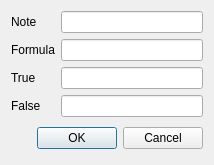
<?xml version="1.0" encoding="UTF-8"?>
<ui version="4.0">
 <class>Dialog_ProcessSetting_Compare</class>
 <widget class="QDialog" name="Dialog_ProcessSetting_Compare">
  <property name="geometry">
   <rect>
    <x>0</x>
    <y>0</y>
    <width>214</width>
    <height>155</height>
   </rect>
  </property>
  <property name="windowTitle">
   <string>Compare Process Setting</string>
  </property>
  <layout class="QFormLayout" name="formLayout">
   <item row="0" column="0">
    <widget class="QLabel" name="label_Compare_Note">
     <property name="text">
      <string>Note</string>
     </property>
    </widget>
   </item>
   <item row="0" column="1">
    <widget class="QLineEdit" name="lineEdit_Compare_Note"/>
   </item>
   <item row="1" column="0">
    <widget class="QLabel" name="label_Compare_Formula">
     <property name="text">
      <string>Formula</string>
     </property>
    </widget>
   </item>
   <item row="2" column="0">
    <widget class="QLabel" name="label_Compare_True">
     <property name="text">
      <string>True</string>
     </property>
    </widget>
   </item>
   <item row="2" column="1">
    <widget class="QLineEdit" name="lineEdit_Compare_True"/>
   </item>
   <item row="3" column="0">
    <widget class="QLabel" name="label_Compare_False">
     <property name="text">
      <string>False</string>
     </property>
    </widget>
   </item>
   <item row="3" column="1">
    <widget class="QLineEdit" name="lineEdit_Compare_False"/>
   </item>
   <item row="4" column="0" colspan="2">
    <layout class="QHBoxLayout" name="Buttons_Compare">
     <property name="spacing">
      <number>6</number>
     </property>
     <property name="leftMargin">
      <number>0</number>
     </property>
     <property name="topMargin">
      <number>0</number>
     </property>
     <property name="rightMargin">
      <number>0</number>
     </property>
     <property name="bottomMargin">
      <number>0</number>
     </property>
     <item>
      <spacer>
       <property name="orientation">
        <enum>Qt::Horizontal</enum>
       </property>
       <property name="sizeHint" stdset="0">
        <size>
         <width>131</width>
         <height>31</height>
        </size>
       </property>
      </spacer>
     </item>
     <item>
      <widget class="QPushButton" name="Button_Compare_OK">
       <property name="text">
        <string>OK</string>
       </property>
      </widget>
     </item>
     <item>
      <widget class="QPushButton" name="Button_Compare_Cancel">
       <property name="text">
        <string>Cancel</string>
       </property>
      </widget>
     </item>
    </layout>
   </item>
   <item row="1" column="1">
    <widget class="QLineEdit" name="lineEdit_Compare_Formula"/>
   </item>
  </layout>
 </widget>
 <resources/>
 <connections/>
</ui>
